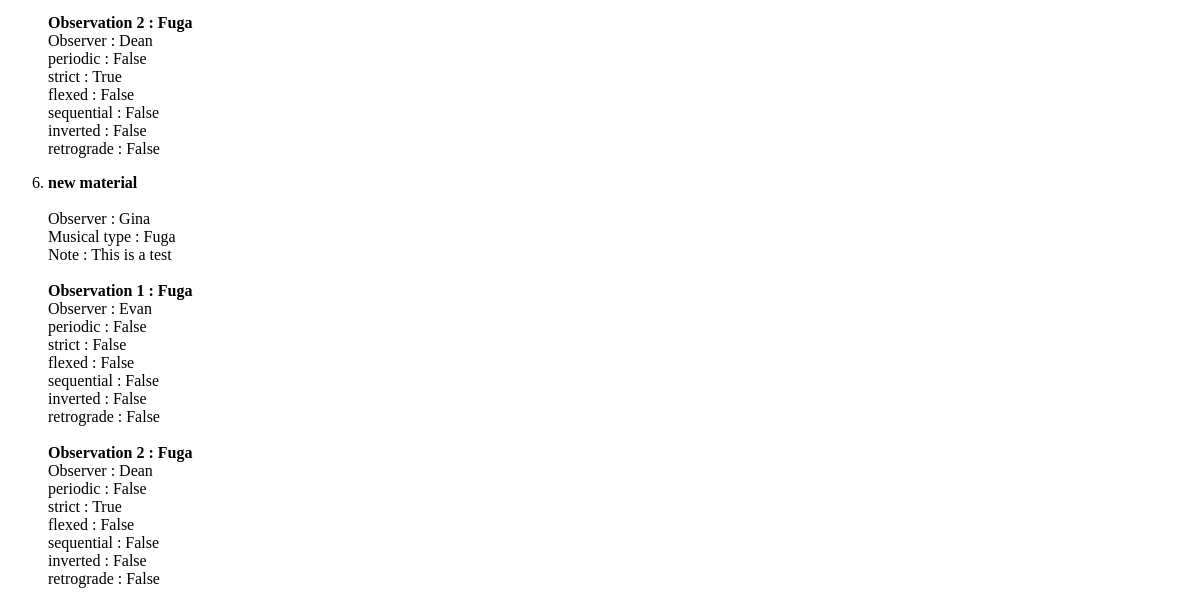
/relationships/ (lower part), run on an earlier commit of the app's database.
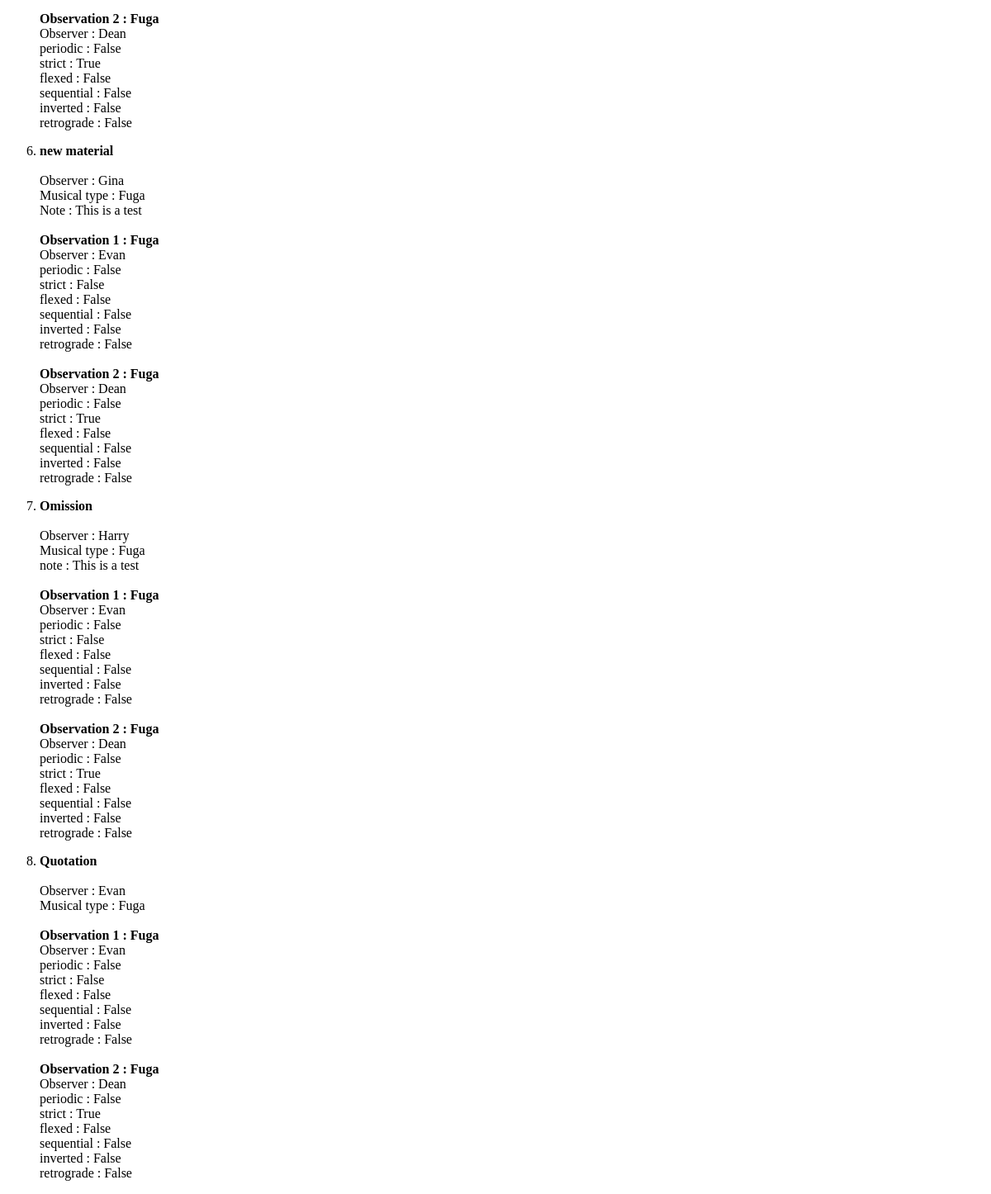
And on a later commit of the database.
### crim/models/relationship.py (models this page shows, shortened)
class CRIMRelationship(models.Model):
    class Meta:
        app_label = 'crim'
        verbose_name = 'Relationship'
        verbose_name_plural = 'Relationships'
    model_observation = models.ForeignKey(
        'CRIMObservation',
        on_delete=models.CASCADE,
        db_index=True,
        related_name='observations_as_model',
        null=True
    )
    derivative_observation = models.ForeignKey(
        'CRIMObservation',
        on_delete=models.CASCADE,
        db_index=True,
        related_name='observations_as_derivative',
        null=True
    )
    definition = models.ForeignKey(
        'CRIMDefinition',
        on_delete=models.CASCADE,
        db_index=True,
        related_name='definition_for_relationship',
        null=True
    )
    observer = models.CharField(max_length=128, blank=True)
    musical_type = models.CharField(max_length=128, blank=True)
    relationship_type = models.CharField(max_length=128, blank=True)
    details = JSONField(null=True)

### crim/models/observation.py (models this page shows, shortened)
class CRIMObservation(models.Model):
    class Meta:
        app_label = 'crim'
        verbose_name = 'Observation'
        verbose_name_plural = 'Observations'
    observer = models.CharField(max_length=128, blank=True)
    musical_type = models.CharField(max_length=128, blank=True)
    details = JSONField(null=True)
    definition = models.ForeignKey(
        CRIMDefinition,
        on_delete=models.CASCADE,
        db_index=True,
        related_name='definition',
        null=True
    )

### crim/views/relationship.py (the view, shortened to what this page needs)
# urls.py: path('relationships/', RelationshipList.as_view(), name='crimrelationship-list'),
class RelationshipList(APIView):
    renderer_classes = [TemplateHTMLRenderer]
    template_name = 'relationship_list.html'
    def get(self, request, format=None):
        relationships = CRIMRelationship.objects.all()
        return Response({'relationships': relationships}, template_name='relationship_list.html')

### crim/templates/relationship_list.html (shortened to what this page needs)
<html><body>
    <ol>
        {% for relationship in relationships %}
            <p><li><b>{{ relationship.relationship_type }}</b></li>
            <br>Observer : {{ relationship.observer }}
            <br>Musical type : {{ relationship.musical_type }}
            {% for key, value in relationship.details.items %}
                <br>{{ key }} : {{ value }}
            {% endfor %}
            <br><br><b>Observation 1 : {{ relationship.model_observation.musical_type }}</b>
            <br>Observer : {{ relationship.model_observation.observer }}
            {% for key, value in relationship.model_observation.details.items %}
                <br> {{ key }} : {{ value }}
            {% endfor %}
            <br><br><b>Observation 2 : {{ relationship.derivative_observation.musical_type }}</b>
            <br>Observer : {{ relationship.derivative_observation.observer }}
            {% for key, value in relationship.derivative_observation.details.items %}
                <br> {{ key }} : {{ value }}
            {% endfor %}
            </p>
        {% endfor %}
    </ol>
</body></html>

What changed in the data, as far as the page shows it:
added CRIMRelationship: relationship_type "Omission", observer "Harry", musical_type "Fuga", details "note", details "This is a test", model_observation.musical_type "Fuga", model_observation.observer "Evan", details "periodic" "strict" "flexed" "sequential" "inverted" "retrograde", details "False" "False" "False" "False" "False" "False", derivative_observation.musical_type "Fuga", derivative_observation.observer "Dean", details "periodic" "strict" "flexed" "sequential" "inverted" "retrograde", details "False" "True" "False" "False" "False" "False"
added CRIMRelationship: relationship_type "Quotation", observer "Evan", musical_type "Fuga", model_observation.musical_type "Fuga", model_observation.observer "Evan", details "periodic" "strict" "flexed" "sequential" "inverted" "retrograde", details "False" "False" "False" "False" "False" "False", derivative_observation.musical_type "Fuga", derivative_observation.observer "Dean", details "periodic" "strict" "flexed" "sequential" "inverted" "retrograde", details "False" "True" "False" "False" "False" "False"
